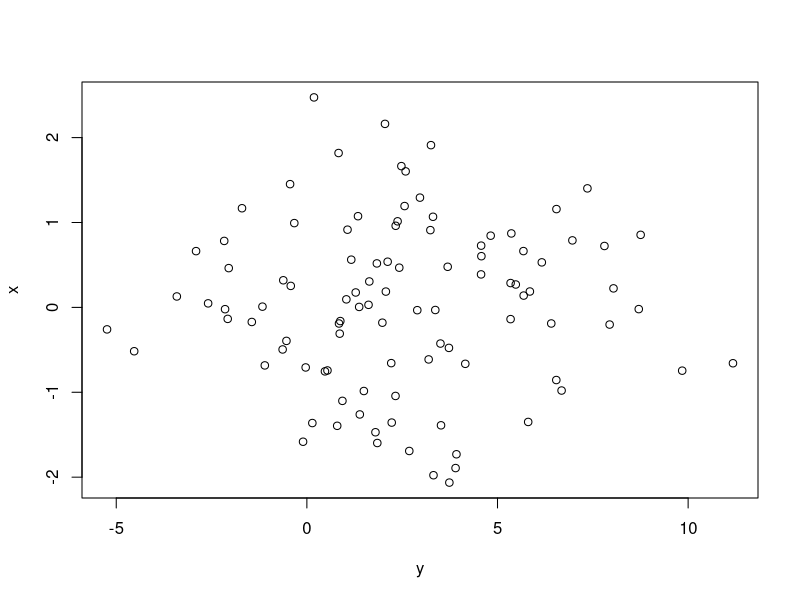

Generate this figure with R:
## ---- chunk 1
knitr::opts_chunk$set(echo = TRUE)
## ---- chunk 2
# Comment inside box
x <- rnorm(100, 0, 1)
y <- rnorm(100,2,3)
## ---- chunk 3
# make the plot
plot(x ~ y)
